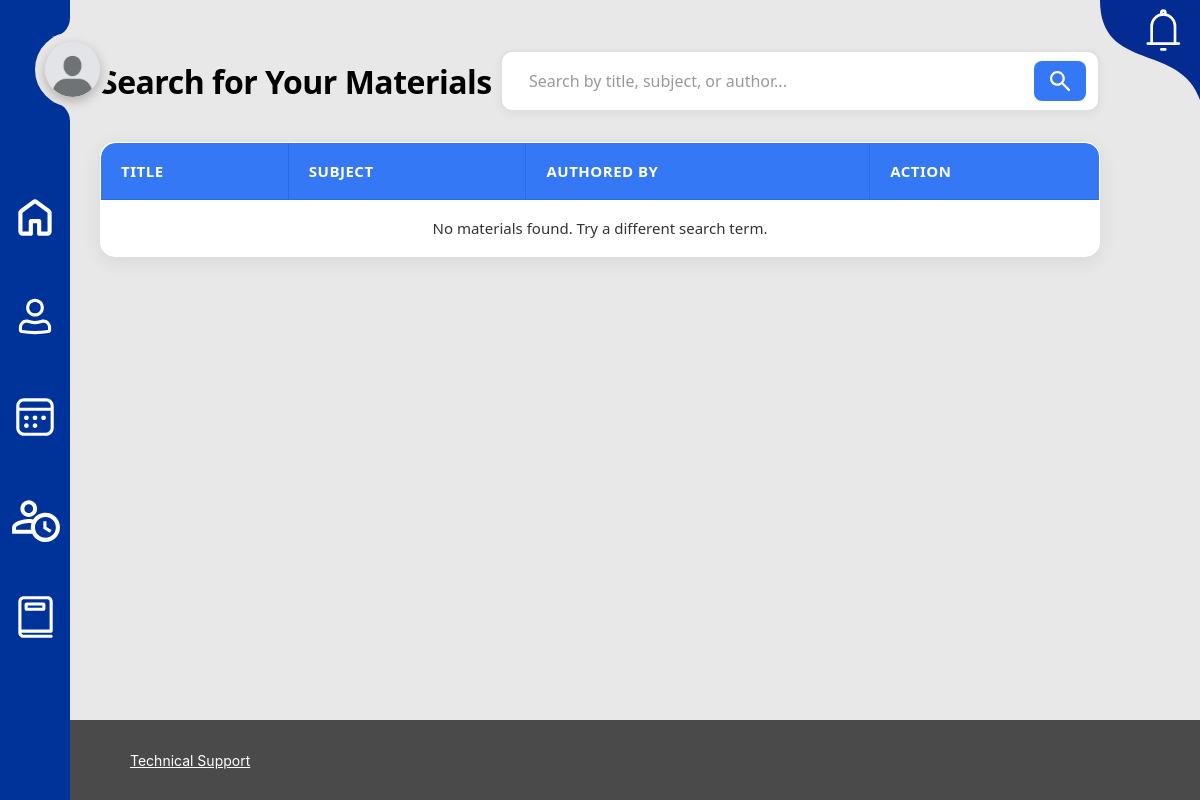
/student/library/ (signed in), run on an earlier commit of the app's database.
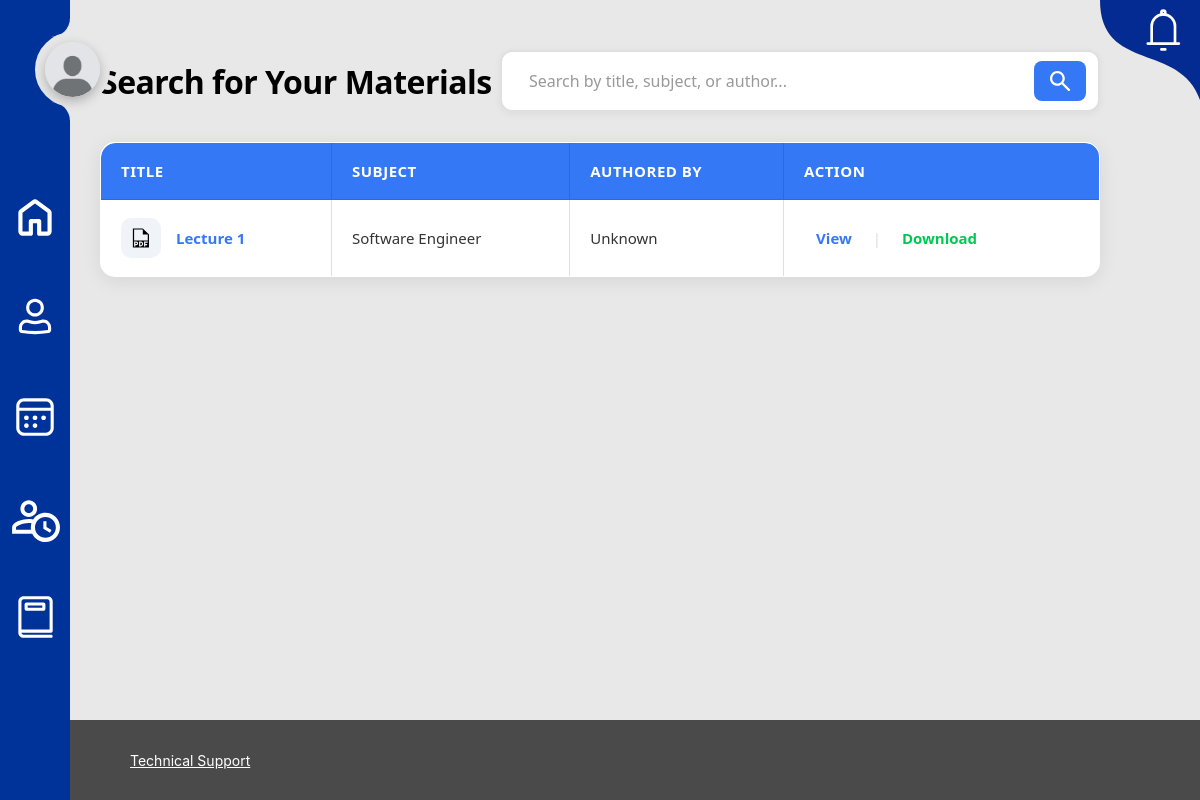
And on a later commit of the database.
### library/models.py (models this page shows, shortened)
class Material(models.Model):
    MATERIAL_TYPE_CHOICES = [
        ('book', 'Book'),
        ('paper', 'Research Paper'),
        ('slides', 'Slides'),
        ('notes', 'Lecture Notes'),
        ('guide', 'Study Guide'),
        ('other', 'Other'),
    ]
    title = models.CharField(max_length=300)
    subject = models.ForeignKey(Subject, on_delete=models.CASCADE, related_name='materials')
    authors = models.ManyToManyField(Author, related_name='materials')
    material_type = models.CharField(max_length=20, choices=MATERIAL_TYPE_CHOICES, default='book')
    description = models.TextField(blank=True, null=True)
    file = models.FileField(
        upload_to='library_materials/%Y/%m/',
        validators=[FileExtensionValidator(allowed_extensions=['pdf', 'doc', 'docx', 'ppt', 'pptx'])],
        blank=True,
        null=True
    )
    external_url = models.URLField(blank=True, null=True, help_text="URL to external resource")
    isbn = models.CharField(max_length=13, blank=True, null=True)
    publication_year = models.IntegerField(blank=True, null=True)
    publisher = models.CharField(max_length=200, blank=True, null=True)
    edition = models.CharField(max_length=50, blank=True, null=True)
    pages = models.IntegerField(blank=True, null=True)
    language = models.CharField(max_length=50, default='English')
    is_active = models.BooleanField(default=True)
    view_count = models.IntegerField(default=0)
    download_count = models.IntegerField(default=0)
    created_at = models.DateTimeField(auto_now_add=True)
    updated_at = models.DateTimeField(auto_now=True)
    class Meta:
        ordering = ['-created_at']
        indexes = [
            models.Index(fields=['title', 'subject']),
            models.Index(fields=['-created_at']),
        ]
    @property
    def authors_display(self):
        return ", ".join([author.name for author in self.authors.all()])
    @property
    def has_file(self):
        return bool(self.file)

class Author(models.Model):
    name = models.CharField(max_length=200)
    bio = models.TextField(blank=True, null=True)
    created_at = models.DateTimeField(auto_now_add=True)
    updated_at = models.DateTimeField(auto_now=True)
    class Meta:
        ordering = ['name']

### tutoring_sessions/models.py (models this page shows, shortened)
class Subject(models.Model):
    name = models.CharField(max_length=100)
    code = models.CharField(max_length=20, unique=True)

### library/views.py (the view, shortened to what this page needs)
# urls.py: path('library', views.library_list, name="list"),
def library_list(request):
    materials = Material.objects.select_related('subject').prefetch_related('authors').all()
    search = request.GET.get('search', '')
    filter_by = request.GET.get('filter', 'all')
    base_template = "student_base.html"
    if request.user.userprofile.role == "tutor":
        base_template = "tutor_base.html"
    return render(request, "library/library.html", {
        "materials": materials,
        "search": search,
        "filter": filter_by,
        "base_template": base_template,
    })

### notification/context_processors.py (called while the page is built)
def notifications(request):
    if request.user.is_authenticated:
        notifications = NotificationService.get_user_notifications(request.user)
        unread_count = NotificationService.get_unread_count(request.user)
        return {
            'user_notifications': notifications[:5],  # Latest 5
            'unread_count': unread_count,
        }
    return {
        'user_notifications': [],
        'unread_count': 0,
    }

### notification/notification_service.py (called while the page is built)
    @staticmethod
    def get_user_notifications(user: User, unread_only: bool = False):
        personal = Notification.objects.filter(user=user)
        broadcasts = Notification.objects.filter(is_broadcast=True)
        notifications = personal | broadcasts
        if unread_only:
            notifications = notifications.filter(is_read=False)
        return notifications.order_by('-created_at')

    @staticmethod
    def get_unread_count(user: User):
        personal_unread = Notification.objects.filter(user=user, is_read=False).count()
        broadcast_unread = Notification.objects.filter(is_broadcast=True, is_read=False).count()
        return personal_unread + broadcast_unread

### library/templates/library/library.html (shortened to what this page needs)
{% extends base_template %}
{% load static %}
{% block content %}
<div class="main-content">
    <div class="header-filter-container">
        <div class="table-header">Search for Your Materials</div>
        <form method="get" class="filters-container">
            <div class="search-wrapper">
                <input type="text" name="search" value="{{ search }}" class="search-input" placeholder="Search by title, subject, or author...">
                <button class="filter-search-btn" type="submit">
                    <img src="{% static 'images/search.svg' %}" alt="Search" />
                </button>
            </div>
        </form>
    </div>
    <table class="info-table">
        <thead>
            <tr>
                <th>Title</th>
                <th>Subject</th>
                <th>Authored By</th>
                <th>Action</th>
            </tr>
        </thead>
        <tbody>
            {% for material in materials %}
            <tr>
                <td>
                    <div class="material-title-cell">
                        <div class="material-icon">
                            {% if material.has_file %}
                                {% if material.file.url|slice:"-4:" == ".pdf" %}
                                    <img src="{% static 'images/dashicons_pdf.svg' %}" alt="PDF">
                                {% elif material.file.url|slice:"-4:" == ".mp4" or material.file.url|slice:"-4:" == ".avi" or material.file.url|slice:"-5:" == ".webm" %}
                                    <img src="{% static 'images/video.svg' %}" alt="Video">
                                {% elif material.file.url|slice:"-4:" == ".doc" or material.file.url|slice:"-5:" == ".docx" %}
                                    <img src="{% static 'images/doc_icon.svg' %}" alt="Word">
                                {% elif material.file.url|slice:"-4:" == ".ppt" or material.file.url|slice:"-5:" == ".pptx" %}
                                    <img src="{% static 'images/ppt_icon.svg' %}" alt="PowerPoint">
                                {% else %}
                                    <img src="{% static 'images/file_icon.svg' %}" alt="File">
                                {% endif %}
                            {% elif material.has_external_url %}
                                <img src="{% static 'images/file_icon.svg' %}" alt="Link">
                            {% else %}
                                <img src="{% static 'images/file_icon.svg' %}" alt="File">
                            {% endif %}
                        </div>
                        <span class="material-title">{{ material.title }}</span>
                    </div>
                </td>
                <td>{{ material.subject.name }}</td>
                <td>{{ material.authors_display }}</td>
                <td>
                    {% if material.has_file %}
                        <a href="{{ material.file.url }}" class="action-view" target="_blank">View</a>
                        <span class="action-divider">|</span>
                        <a href="{{ material.file.url }}" class="action-download" download>Download</a>
                    {% elif material.has_external_url %}
                        <a href="{{ material.external_url }}" class="action-view" target="_blank">Open Link</a>
                    {% else %}
                        <span style="color: #999;">No file available</span>
                    {% endif %}
                </td>
            </tr>
            {% empty %}
            <tr>
                <td colspan="4" class="no-materials">
                    No materials found. Try a different search term.
                </td>
            </tr>
            {% endfor %}
        </tbody>
    </table>
</div>
{% endblock %}

What changed in the data, as far as the page shows it:
added Material: title "Lecture 1", subject.name "Software Engineer", authors_display "Unknown"
Also different on the page:
text no longer shown: "No materials found. Try a different search term."
